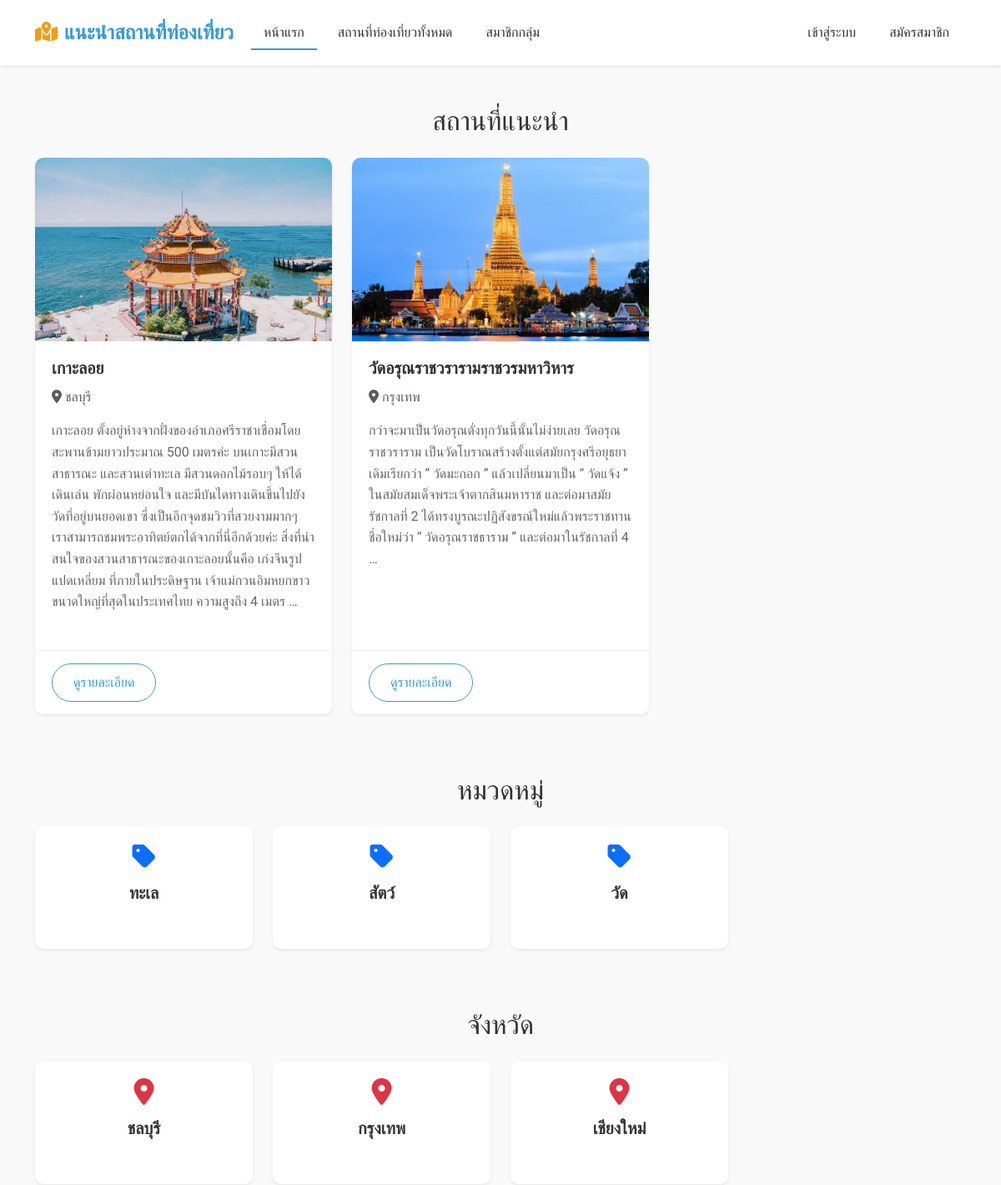
Before: / (upper part) with the older database file.
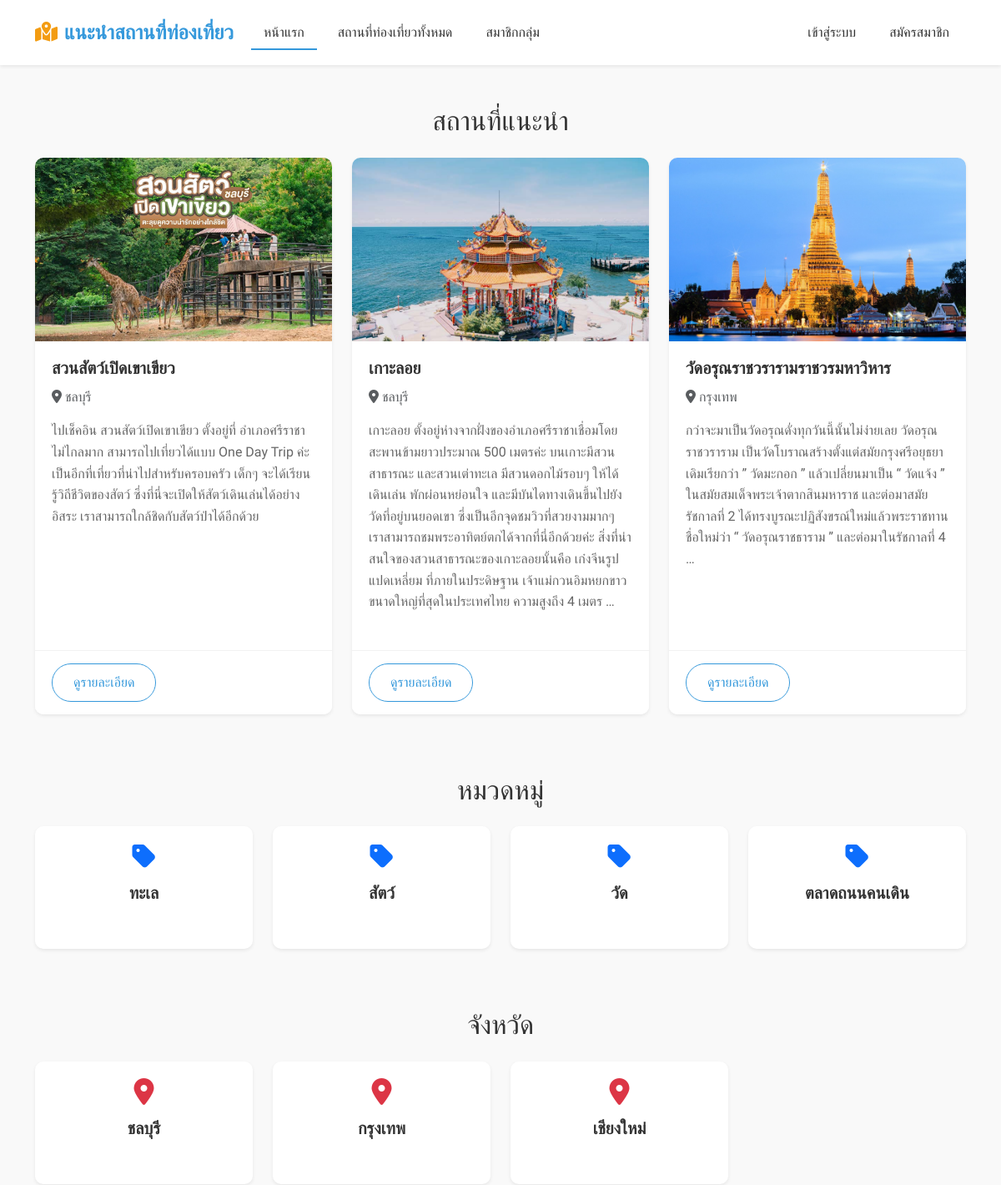
After: the same page with the newer database file.
### tourism/models.py (models this page shows, shortened)
class Place(models.Model):
    name = models.CharField(max_length=200, verbose_name="ชื่อสถานที่")
    description = models.TextField(verbose_name="รายละเอียด")
    address = models.TextField(verbose_name="ที่อยู่")
    province = models.ForeignKey(Province, on_delete=models.CASCADE, verbose_name="จังหวัด")
    categories = models.ManyToManyField(Category, verbose_name="หมวดหมู่")
    image = models.ImageField(upload_to='places/', verbose_name="รูปภาพ")
    created_at = models.DateTimeField(auto_now_add=True, verbose_name="วันที่สร้าง")
    updated_at = models.DateTimeField(auto_now=True, verbose_name="วันที่อัปเดต")
    is_featured = models.BooleanField(default=False, verbose_name="แนะนำ")
    map_embed = models.TextField(blank=True, null=True, help_text="ฝังโค้ด iframe จาก Google Maps")
    has_parking = models.BooleanField(default=False, null=True)
    has_restaurant = models.BooleanField(default=False, null=True)
    has_wifi = models.BooleanField(default=False, null=True)
    has_restroom = models.BooleanField(default=False, null=True)
    class Meta:
        verbose_name = "สถานที่ท่องเที่ยว"
        verbose_name_plural = "สถานที่ท่องเที่ยว"

class Province(models.Model):
    name = models.CharField(max_length=100, verbose_name="ชื่อจังหวัด")
    class Meta:
        verbose_name = "จังหวัด"
        verbose_name_plural = "จังหวัด"

class Category(models.Model):
    name = models.CharField(max_length=100, verbose_name="ชื่อหมวดหมู่")
    class Meta:
        verbose_name = "หมวดหมู่"
        verbose_name_plural = "หมวดหมู่"

### tourism/views.py (the view)
# urls.py: path('', views.home, name='home'),
def home(request):
    featured_places = Place.objects.filter(is_featured=True)[:6]
    categories = Category.objects.all()
    provinces = Province.objects.all()
    context = {
        'featured_places': featured_places,
        'categories': categories,
        'provinces': provinces,
    }
    return render(request, 'tourism/home.html', context)

### templates/tourism/home.html (shortened to what this page needs)
{% extends 'base.html' %}
{% block content %}
    <div class="container mt-5">
        <h2 class="text-center mb-4">สถานที่แนะนำ</h2>
        <div class="row">
            {% for place in featured_places %}
                <div class="col-md-4 mb-4">
                    <div class="card h-100 shadow-sm">
                        <img src="{{ place.image.url }}" class="card-img-top" alt="{{ place.name }}">
                        <div class="card-body">
                            <h5 class="card-title">{{ place.name }}</h5>
                            <p class="card-text text-muted">
                                <i class="fas fa-map-marker-alt me-1"></i>{{ place.province.name }}
                            </p>
                            <p class="card-text">{{ place.description|truncatewords:20 }}</p>
                        </div>
                        <div class="card-footer bg-white">
                            <a href="{% url 'place_detail' place.id %}" class="btn btn-outline-primary">ดูรายละเอียด</a>
                        </div>
                    </div>
                </div>
            {% empty %}
                <div class="col-12 text-center">
                    <p>ไม่มีสถานที่แนะนำในขณะนี้</p>
                </div>
            {% endfor %}
        </div>
    </div>
    <div class="container mt-5">
        <h2 class="text-center mb-4">หมวดหมู่</h2>
        <div class="row">
            {% for category in categories %}
                <div class="col-md-3 col-6 mb-4">
                    <a href="{% url 'category_places' category.id %}" class="text-decoration-none">
                        <div class="card text-center h-100 shadow-sm">
                            <div class="card-body">
                                <i class="fas fa-tag fa-2x mb-3 text-primary"></i>
                                <h5 class="card-title">{{ category.name }}</h5>
                            </div>
                        </div>
                    </a>
                </div>
            {% empty %}
                <div class="col-12 text-center">
                    <p>ไม่มีหมวดหมู่ในขณะนี้</p>
                </div>
            {% endfor %}
        </div>
    </div>
    <div class="container mt-5">
        <h2 class="text-center mb-4">จังหวัด</h2>
        <div class="row">
            {% for province in provinces %}
                <div class="col-md-3 col-6 mb-4">
                    <a href="{% url 'province_places' province.id %}" class="text-decoration-none">
                        <div class="card text-center h-100 shadow-sm">
                            <div class="card-body">
                                <i class="fas fa-map-marker-alt fa-2x mb-3 text-danger"></i>
                                <h5 class="card-title">{{ province.name }}</h5>
                            </div>
                        </div>
                    </a>
                </div>
            {% empty %}
                <div class="col-12 text-center">
                    <p>ไม่มีจังหวัดในขณะนี้</p>
                </div>
            {% endfor %}
        </div>
    </div>
{% endblock %}

Changed rows visible on the page:
now on this page (row edited): Place: image (picture), name "สวนสัตว์เปิดเขาเขียว", province.name "ชลบุรี", description "ไปเช็คอิน สวนสัตว์เปิดเขาเขียว ตั้งอยู่ที่ อำเภอศรีราชา ไม่ไกลมาก สามารถไปเที่ยวได้แบบ One Day Trip ค่ะ เป็นอีกที่เที่ยวที่น่าไปสำหรับครอบครัว เด็กๆ จะได้เรียนรู้วิถีชีวิตของสัตว์ ซึ่งที่นี่จะเปิดให้สัตว์เดินเล่นได้อย่างอิสระ เราสามารถใกล้ชิดกับสัตว์ป่าได้อีกด้วย"
added Category: name "ตลาดถนนคนเดิน"
